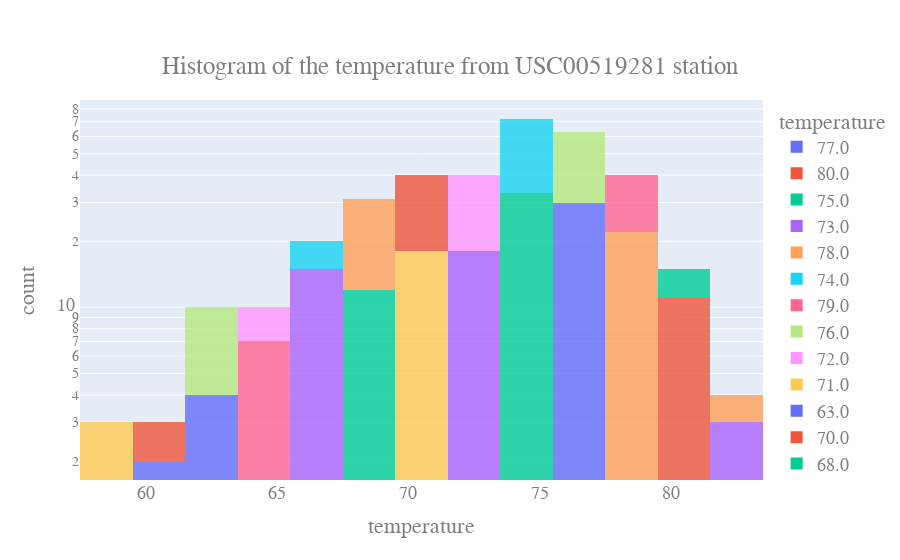

Notebook code for this chart:
### Code cell
# Histogram with Plotly Express
import plotly.express as px
df = px.data.tips()
fig = px.histogram(temp_station_df, x="temperature",
                   nbins=20,
                   title='Histogram of the temperature from USC00519281 station',
                   labels={'temperature':'temperature', }, # can specify one label per df column
                   opacity=0.8,
                   log_y=True, # represent bars with log scale
                   color = 'temperature'
#                    color_discrete_sequence=['#ffe6e6', '#ffcccc', '#ffb3b3', '#ff9999', '#ff8080', '#ff6666',
#                                             '#ff4d4d', '#ff3333', '#ff1a1a', '#ff0000', '#e60000', '#cc0000',  
#                                             '#b30000', '#990000', '#800000', '#660000', '#4d0000', '#330000',
#                                             '#1a0000', '#000000', '#ff1a1a', '#ff0000', '#e60000', '#cc0000',] # color of histogram bars
                   )
                   

fig.update_layout(
    font=dict(
        family="Courier New, monospace",
        size=18,
        color="#7f7f7f"
    ),
    title={
        'y':0.9,
        'x':0.5,
        'xanchor': 'center',
        'yanchor': 'top'}
)

               
fig.show()

### Figure 1 — Plotly figure (JSON) as saved in the notebook; plotly's stock layout.template omitted (floating-point values rounded to 4 significant figures)
{"data": [{"alignmentgroup": "True", "bingroup": "x", "hoverlabel": {"namelength": 0}, "hovertemplate": "temperature=%{x}<br>count=%{y}", "legendgroup": "77.0", "marker": {"color": "#636efa", "opacity": 0.8}, "name": "77.0", "nbinsx": 20, "offsetgroup": "77.0", "orientation": "v", "showlegend": true, "type": "histogram", "x": [77, 77, 77, 77, 77, 77, 77, 77, 77, 77, 77, 77, 77, 77, 77, 77, 77, 77, 77, 77, 77, 77, 77, 77, 77, 77, 77, 77, 77, 77], "xaxis": "x", "yaxis": "y"}, {"alignmentgroup": "True", "bingroup": "x", "hoverlabel": {"namelength": 0}, "hovertemplate": "temperature=%{x}<br>count=%{y}", "legendgroup": "80.0", "marker": {"color": "#EF553B", "opacity": 0.8}, "name": "80.0", "nbinsx": 20, "offsetgroup": "80.0", "orientation": "v", "showlegend": true, "type": "histogram", "x": [80, 80, 80, 80, 80, 80, 80, 80, 80, 80, 80], "xaxis": "x", "yaxis": "y"}, {"alignmentgroup": "True", "bingroup": "x", "hoverlabel": {"namelength": 0}, "hovertemplate": "temperature=%{x}<br>count=%{y}", "legendgroup": "75.0", "marker": {"color": "#00cc96", "opacity": 0.8}, "name": "75.0", "nbinsx": 20, "offsetgroup": "75.0", "orientation": "v", "showlegend": true, "type": "histogram", "x": [75, 75, 75, 75, 75, 75, 75, 75, 75, 75, 75, 75, 75, 75, 75, 75, 75, 75, 75, 75, 75, 75, 75, 75, 75, 75, 75, 75, 75, 75, 75, 75, 75], "xaxis": "x", "yaxis": "y"}, {"alignmentgroup": "True", "bingroup": "x", "hoverlabel": {"namelength": 0}, "hovertemplate": "temperature=%{x}<br>count=%{y}", "legendgroup": "73.0", "marker": {"color": "#ab63fa", "opacity": 0.8}, "name": "73.0", "nbinsx": 20, "offsetgroup": "73.0", "orientation": "v", "showlegend": true, "type": "histogram", "x": [73, 73, 73, 73, 73, 73, 73, 73, 73, 73, 73, 73, 73, 73, 73, 73, 73, 73], "xaxis": "x", "yaxis": "y"}, {"alignmentgroup": "True", "bingroup": "x", "hoverlabel": {"namelength": 0}, "hovertemplate": "temperature=%{x}<br>count=%{y}", "legendgroup": "78.0", "marker": {"color": "#FFA15A", "opacity": 0.8}, "name": "78.0", "nbinsx": 20, "offsetgroup": "78.0", "orientation": "v", "showlegend": true, "type": "histogram", "x": [78, 78, 78, 78, 78, 78, 78, 78, 78, 78, 78, 78, 78, 78, 78, 78, 78, 78, 78, 78, 78, 78], "xaxis": "x", "yaxis": "y"}, {"alignmentgroup": "True", "bingroup": "x", "hoverlabel": {"namelength": 0}, "hovertemplate": "temperature=%{x}<br>count=%{y}", "legendgroup": "74.0", "marker": {"color": "#19d3f3", "opacity": 0.8}, "name": "74.0", "nbinsx": 20, "offsetgroup": "74.0", "orientation": "v", "showlegend": true, "type": "histogram", "x": [74, 74, 74, 74, 74, 74, 74, 74, 74, 74, 74, 74, 74, 74, 74, 74, 74, 74, 74, 74, 74, 74, 74, 74, 74, 74, 74, 74, 74, 74, 74, 74, 74, 74, 74, 74, 74, 74, 74], "xaxis": "x", "yaxis": "y"}, {"alignmentgroup": "True", "bingroup": "x", "hoverlabel": {"namelength": 0}, "hovertemplate": "temperature=%{x}<br>count=%{y}", "legendgroup": "79.0", "marker": {"color": "#FF6692", "opacity": 0.8}, "name": "79.0", "nbinsx": 20, "offsetgroup": "79.0", "orientation": "v", "showlegend": true, "type": "histogram", "x": [79, 79, 79, 79, 79, 79, 79, 79, 79, 79, 79, 79, 79, 79, 79, 79, 79, 79], "xaxis": "x", "yaxis": "y"}, {"alignmentgroup": "True", "bingroup": "x", "hoverlabel": {"namelength": 0}, "hovertemplate": "temperature=%{x}<br>count=%{y}", "legendgroup": "76.0", "marker": {"color": "#B6E880", "opacity": 0.8}, "name": "76.0", "nbinsx": 20, "offsetgroup": "76.0", "orientation": "v", "showlegend": true, "type": "histogram", "x": [76, 76, 76, 76, 76, 76, 76, 76, 76, 76, 76, 76, 76, 76, 76, 76, 76, 76, 76, 76, 76, 76, 76, 76, 76, 76, 76, 76, 76, 76, 76, 76, 76], "xaxis": "x", "yaxis": "y"}, {"alignmentgroup": "True", "bingroup": "x", "hoverlabel": {"namelength": 0}, "hovertemplate": "temperature=%{x}<br>count=%{y}", "legendgroup": "72.0", "marker": {"color": "#FF97FF", "opacity": 0.8}, "name": "72.0", "nbinsx": 20, "offsetgroup": "72.0", "orientation": "v", "showlegend": true, "type": "histogram", "x": [72, 72, 72, 72, 72, 72, 72, 72, 72, 72, 72, 72, 72, 72, 72, 72, 72, 72, 72, 72, 72, 72], "xaxis": "x", "yaxis": "y"}, {"alignmentgroup": "True", "bingroup": "x", "hoverlabel": {"namelength": 0}, "hovertemplate": "temperature=%{x}<br>count=%{y}", "legendgroup": "71.0", "marker": {"color": "#FECB52", "opacity": 0.8}, "name": "71.0", "nbinsx": 20, "offsetgroup": "71.0", "orientation": "v", "showlegend": true, "type": "histogram", "x": [71, 71, 71, 71, 71, 71, 71, 71, 71, 71, 71, 71, 71, 71, 71, 71, 71, 71], "xaxis": "x", "yaxis": "y"}, {"alignmentgroup": "True", "bingroup": "x", "hoverlabel": {"namelength": 0}, "hovertemplate": "temperature=%{x}<br>count=%{y}", "legendgroup": "63.0", "marker": {"color": "#636efa", "opacity": 0.8}, "name": "63.0", "nbinsx": 20, "offsetgroup": "63.0", "orientation": "v", "showlegend": true, "type": "histogram", "x": [63, 63, 63, 63], "xaxis": "x", "yaxis": "y"}, {"alignmentgroup": "True", "bingroup": "x", "hoverlabel": {"namelength": 0}, "hovertemplate": "temperature=%{x}<br>count=%{y}", "legendgroup": "70.0", "marker": {"color": "#EF553B", "opacity": 0.8}, "name": "70.0", "nbinsx": 20, "offsetgroup": "70.0", "orientation": "v", "showlegend": true, "type": "histogram", "x": [70, 70, 70, 70, 70, 70, 70, 70, 70, 70, 70, 70, 70, 70, 70, 70, 70, 70, 70, 70, 70, 70], "xaxis": "x", "yaxis": "y"}, {"alignmentgroup": "True", "bingroup": "x", "hoverlabel": {"namelength": 0}, "hovertemplate": "temperature=%{x}<br>count=%{y}", "legendgroup": "68.0", "marker": {"color": "#00cc96", "opacity": 0.8}, "name": "68.0", "nbinsx": 20, "offsetgroup": "68.0", "orientation": "v", "showlegend": true, "type": "histogram", "x": [68, 68, 68, 68, 68, 68, 68, 68, 68, 68, 68, 68], "xaxis": "x", "yaxis": "y"}, {"alignmentgroup": "True", "bingroup": "x", "hoverlabel": {"namelength": 0}, "hovertemplate": "temperature=%{x}<br>count=%{y}", "legendgroup": "67.0", "marker": {"color": "#ab63fa", "opacity": 0.8}, "name": "67.0", "nbinsx": 20, "offsetgroup": "67.0", "orientation": "v", "showlegend": true, "type": "histogram", "x": [67, 67, 67, 67, 67, 67, 67, 67, 67, 67, 67, 67, 67, 67, 67], "xaxis": "x", "yaxis": "y"}, {"alignmentgroup": "True", "bingroup": "x", "hoverlabel": {"namelength": 0}, "hovertemplate": "temperature=%{x}<br>count=%{y}", "legendgroup": "69.0", "marker": {"color": "#FFA15A", "opacity": 0.8}, "name": "69.0", "nbinsx": 20, "offsetgroup": "69.0", "orientation": "v", "showlegend": true, "type": "histogram", "x": [69, 69, 69, 69, 69, 69, 69, 69, 69, 69, 69, 69, 69, 69, 69, 69, 69, 69, 69], "xaxis": "x", "yaxis": "y"}, {"alignmentgroup": "True", "bingroup": "x", "hoverlabel": {"namelength": 0}, "hovertemplate": "temperature=%{x}<br>count=%{y}", "legendgroup": "66.0", "marker": {"color": "#19d3f3", "opacity": 0.8}, "name": "66.0", "nbinsx": 20, "offsetgroup": "66.0", "orientation": "v", "showlegend": true, "type": "histogram", "x": [66, 66, 66, 66, 66], "xaxis": "x", "yaxis": "y"}, {"alignmentgroup": "True", "bingroup": "x", "hoverlabel": {"namelength": 0}, "hovertemplate": "temperature=%{x}<br>count=%{y}", "legendgroup": "65.0", "marker": {"color": "#FF6692", "opacity": 0.8}, "name": "65.0", "nbinsx": 20, "offsetgroup": "65.0", "orientation": "v", "showlegend": true, "type": "histogram", "x": [65, 65, 65, 65, 65, 65, 65], "xaxis": "x", "yaxis": "y"}, {"alignmentgroup": "True", "bingroup": "x", "hoverlabel": {"namelength": 0}, "hovertemplate": "temperature=%{x}<br>count=%{y}", "legendgroup": "62.0", "marker": {"color": "#B6E880", "opacity": 0.8}, "name": "62.0", "nbinsx": 20, "offsetgroup": "62.0", "orientation": "v", "showlegend": true, "type": "histogram", "x": [62, 62, 62, 62, 62, 62], "xaxis": "x", "yaxis": "y"}, {"alignmentgroup": "True", "bingroup": "x", "hoverlabel": {"namelength": 0}, "hovertemplate": "temperature=%{x}<br>count=%{y}", "legendgroup": "64.0", "marker": {"color": "#FF97FF", "opacity": 0.8}, "name": "64.0", "nbinsx": 20, "offsetgroup": "64.0", "orientation": "v", "showlegend": true, "type": "histogram", "x": [64, 64, 64], "xaxis": "x", "yaxis": "y"}, {"alignmentgroup": "True", "bingroup": "x", "hoverlabel": {"namelength": 0}, "hovertemplate": "temperature=%{x}<br>count=%{y}", "legendgroup": "59.0", "marker": {"color": "#FECB52", "opacity": 0.8}, "name": "59.0", "nbinsx": 20, "offsetgroup": "59.0", "orientation": "v", "showlegend": true, "type": "histogram", "x": [59, 59, 59], "xaxis": "x", "yaxis": "y"}, {"alignmentgroup": "True", "bingroup": "x", "hoverlabel": {"namelength": 0}, "hovertemplate": "temperature=%{x}<br>count=%{y}", "legendgroup": "60.0", "marker": {"color": "#636efa", "opacity": 0.8}, "name": "60.0", "nbinsx": 20, "offsetgroup": "60.0", "orientation": "v", "showlegend": true, "type": "histogram", "x": [60, 60], "xaxis": "x", "yaxis": "y"}, {"alignmentgroup": "True", "bingroup": "x", "hoverlabel": {"namelength": 0}, "hovertemplate": "temperature=%{x}<br>count=%{y}", "legendgroup": "61.0", "marker": {"color": "#EF553B", "opacity": 0.8}, "name": "61.0", "nbinsx": 20, "offsetgroup": "61.0", "orientation": "v", "showlegend": true, "type": "histogram", "x": [61], "xaxis": "x", "yaxis": "y"}, {"alignmentgroup": "True", "bingroup": "x", "hoverlabel": {"namelength": 0}, "hovertemplate": "temperature=%{x}<br>count=%{y}", "legendgroup": "81.0", "marker": {"color": "#00cc96", "opacity": 0.8}, "name": "81.0", "nbinsx": 20, "offsetgroup": "81.0", "orientation": "v", "showlegend": true, "type": "histogram", "x": [81, 81, 81, 81], "xaxis": "x", "yaxis": "y"}, {"alignmentgroup": "True", "bingroup": "x", "hoverlabel": {"namelength": 0}, "hovertemplate": "temperature=%{x}<br>count=%{y}", "legendgroup": "82.0", "marker": {"color": "#ab63fa", "opacity": 0.8}, "name": "82.0", "nbinsx": 20, "offsetgroup": "82.0", "orientation": "v", "showlegend": true, "type": "histogram", "x": [82, 82, 82], "xaxis": "x", "yaxis": "y"}, {"alignmentgroup": "True", "bingroup": "x", "hoverlabel": {"namelength": 0}, "hovertemplate": "temperature=%{x}<br>count=%{y}", "legendgroup": "83.0", "marker": {"color": "#FFA15A", "opacity": 0.8}, "name": "83.0", "nbinsx": 20, "offsetgroup": "83.0", "orientation": "v", "showlegend": true, "type": "histogram", "x": [83], "xaxis": "x", "yaxis": "y"}], "layout": {"barmode": "relative", "font": {"color": "#7f7f7f", "family": "Courier New, monospace", "size": 18}, "legend": {"title": {"text": "temperature"}, "tracegroupgap": 0}, "title": {"text": "Histogram of the temperature from USC00519281 station", "x": 0.5, "xanchor": "center", "y": 0.9, "yanchor": "top"}, "xaxis": {"anchor": "y", "categoryarray": [77, 80, 75, 73, 78, 74, 79, 76, 72, 71, 63, 70, 68, 67, 69, 66, 65, 62, 64, 59, 60, 61, 81, 82, 83], "categoryorder": "array", "domain": [0, 1], "title": {"text": "temperature"}}, "yaxis": {"anchor": "x", "domain": [0, 1], "title": {"text": "count"}, "type": "log"}}}
